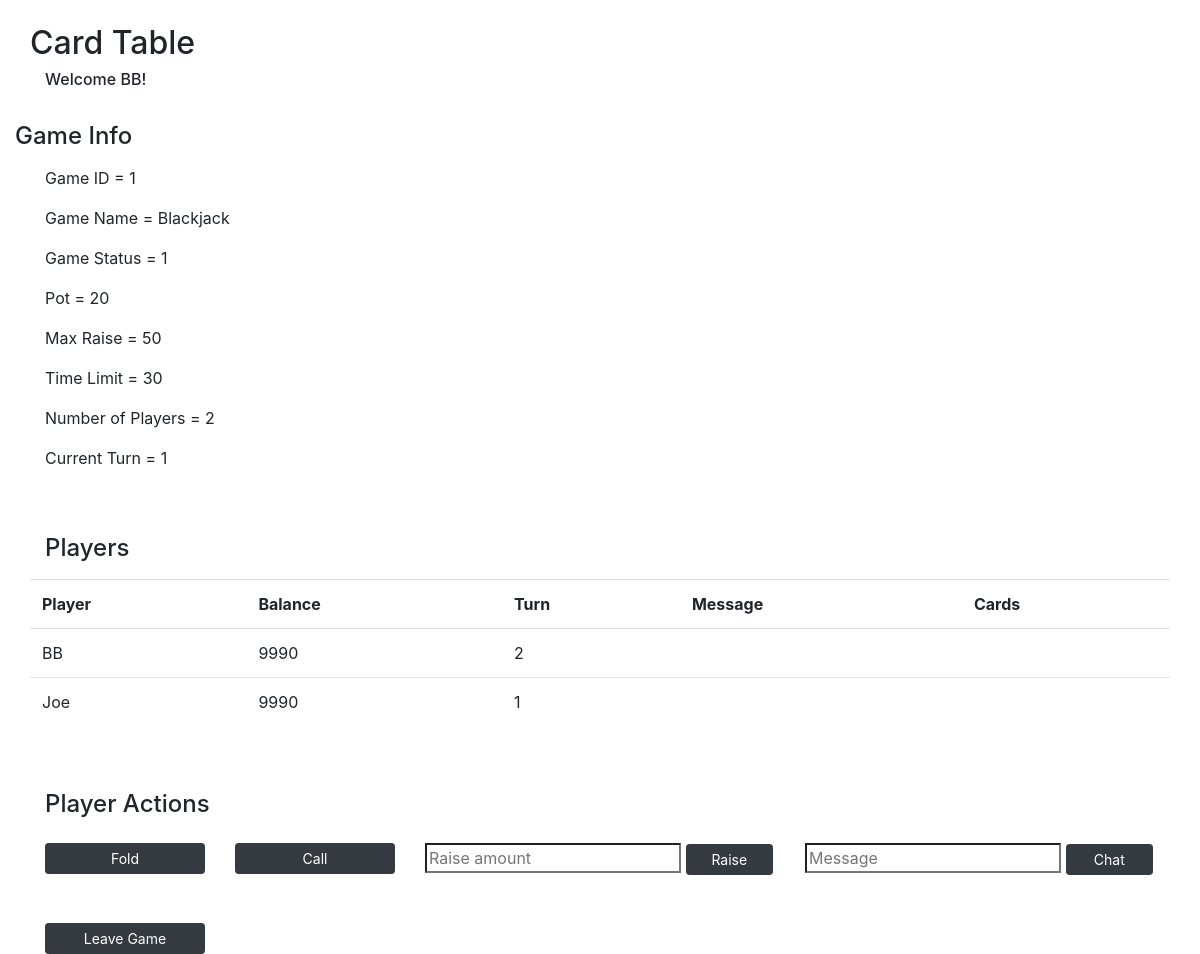
The app's page /card-table (signed in) with its own data.
### models.py (models this page shows)
class User(db.Model):
    __tablename__ = "users"
    id = db.Column(db.Integer, primary_key=True)
    user_name = db.Column(db.String(255))
    email = db.Column(db.String(255))
    password = db.Column(db.String(255))
    balance = db.Column(db.Integer)
    photo = db.Column(db.BLOB)
    wins = db.Column(db.Integer)
    losses = db.Column(db.Integer)
    current_game_id = db.Column(db.Integer, db.ForeignKey("games.id"), nullable=True)  # is null if not currently in a game
    current_game = db.relationship("Game", foreign_keys=[current_game_id], backref="game_users")
    created_at = db.Column(db.DateTime, server_default=func.now())
    updated_at = db.Column(db.DateTime, server_default=func.now(), onupdate=func.now())

class Game(db.Model):
    __tablename__ = "games"
    id = db.Column(db.Integer, primary_key=True)
    game_type_id = db.Column(db.Integer, db.ForeignKey("game_types.id"), nullable=False)
    game_type = db.relationship("GameType", foreign_keys=[game_type_id], backref="gametype_games")
    game_status = db.Column(db.Integer)  # 0: waiting, 1: playing, 2: completed
    pot = db.Column(db.Integer)
    current_turn = db.Column(db.Integer)
    num_players = db.Column(db.Integer)
    created_at = db.Column(db.DateTime, server_default=func.now())
    updated_at = db.Column(db.DateTime, server_default=func.now(), onupdate=func.now())

class GameType(db.Model):
    __tablename__ = "game_types"
    id = db.Column(db.Integer, primary_key=True)
    game_name = db.Column(db.String(255))
    time_limit = db.Column(db.Integer)
    min_players = db.Column(db.Integer)
    max_players = db.Column(db.Integer)
    ante = db.Column(db.Integer)
    max_raise = db.Column(db.Integer)
    created_at = db.Column(db.DateTime, server_default=func.now())
    updated_at = db.Column(db.DateTime, server_default=func.now(), onupdate=func.now())

class Player(db.Model):
    __tablename__ = "players"
    id = db.Column(db.Integer, primary_key=True)
    total_bet = db.Column(db.Integer)
    result = db.Column(db.Integer)  # 0: waiting, 1: playing, 2: win, 3: loss, 4: exited before playing
    turn = db.Column(db.Integer)  # position of player at the table
    game_id = db.Column(db.Integer, db.ForeignKey("games.id"), nullable=False)
    game = db.relationship("Game", foreign_keys=[game_id], backref="game_players")
    player_id = db.Column(db.Integer, db.ForeignKey("users.id"), nullable=False)
    player = db.relationship("User", foreign_keys=[player_id], backref="user_players")
    created_at = db.Column(db.DateTime, server_default=func.now())
    updated_at = db.Column(db.DateTime, server_default=func.now(), onupdate=func.now())

### controller_functions.py (the view)
def card_table():
    if 'user_id' in session:
        user_id = session['user_id']
        user = getUser(user_id)
        if user:
            game_id = getGameIDFromUserID(user_id)
            game = getGame(game_id)
            players = getPlayers(game_id)
            cards = getCards(game_id, user_id)
            messages = []
            for player in players:
                messages.append(getMessages(game_id, player.player_id))
    if game:
        return render_template('card-table.html', user = user, game = game, players = players, cards = cards, messages = messages)
    else:
        return redirect('/lobby')

### utilities.py (called while the page is built)
def getUser(user_id):
    user = User.query.get(user_id)
    return user

def getGameIDFromUserID(user_id):
    game = Player.query.filter_by(player_id=user_id).first()
    if game:
        return game.game_id
    else:
        return False

def getGame(game_id):
    game = Game.query.get(game_id)
    return game

def getPlayers(game_id):
    players = Player.query.filter_by(game_id=game_id)
    return players

def getCards(game_id, player_id):
    cards = Card.query.filter_by(game_id=game_id, player_id=player_id)
    return cards

def getMessages(game_id, player_id):
    result = Message.query.filter_by(game_id=game_id, user_id=player_id).order_by(Message.created_at.desc()).first()
    if result:
        return result.message
    else:
        return False

### templates/card-table.html (shortened to what this page needs)
<!DOCTYPE html>
<html lang="en">
<head>
    <link href="https://stackpath.bootstrapcdn.com/bootstrap/4.4.1/css/bootstrap.min.css" rel="stylesheet">
</head>
<body>
    <div class="container bg-white">
        <h2 class="row pt-4">Card Table</h2>
        <h6>Welcome {{user.user_name}}!</h6>
        <div class="row pt-4">
            <h4 class="row pb-2">Game Info</h4>
            <p class="col-12">Game ID = {{game.id}}</p>
            <p class="col-12">Game Name = {{game.game_type.game_name}}</p>
            <p class="col-12">Game Status = {{game.game_status}}</p>
            <p class="col-12">Pot = {{game.pot}}</p>
            <p class="col-12">Max Raise = {{game.game_type.max_raise}}</p>
            <p class="col-12">Time Limit = {{game.game_type.time_limit}}</h6>
            <p class="col-12">Number of Players = {{game.num_players}}</h6>
            <p class="col-12">Current Turn = {{game.current_turn}}</h6>
        </div>
        <div class="row pt-5">
            <h4 class="col-12 pb-2">Players</h4>
            <table class="table table-fixed text-left table-hover">
                <tbody>
                    <tr scope='row'>
                        <th>Player</th>
                        <th>Balance</th>
                        <th>Turn</th>
                        <th>Message</th>
                        <th>Cards</th>
                    </tr>
                    {% for player in players %}
                        <tr scope='row'>
                            <td>{{player.player.user_name}}</td>
                            <td>{{player.player.balance}}</td>
                            <td>{{player.turn}}</td>
                            <td></td>
                            <td>
                            </td>
                        </tr>
                    {% endfor %}
                </tbody>
            </table>
        </div>
        <div class="row pt-5">
            <h4 class="col-12 pb-3">Player Actions</h4>
            <div class="col-2">
                <a href="/card-table/fold/{{game.id}}" class="btn btn-dark btn-sm btn-block">Fold</a>
            </div>
            <div class="col-2">
                <a href="/card-table/call/{{game.id}}" class="btn btn-dark btn-sm btn-block">Call</a>
            </div>
            <form class="col-4" action="/card-table/raise" method="post">
                <input type="text" name="raise_amount" placeholder="Raise amount" class="rounded-0">
                <button type="submit" class="col-3 btn btn-dark btn-sm">Raise</button>
            </form>
            <form class="col-4" action="/card-table/message" method="post">
                <input type="text" name="message" placeholder="Message" class="rounded-0">
                <button type="submit" class="col-3 btn btn-dark btn-sm">Chat</button>
            </form>
            <div class="col-2 pt-5">
                <a href="/card-table/leave/{{game.id}}" class="btn btn-dark btn-sm btn-block">Leave Game</a>
            </div>
        </div>
    </div>
</body>
</html>

### records on screen
User: user_name "BB"
Game: id "1", game_status "1", pot "20", num_players "2", current_turn "1"
GameType: game_type.game_name "Blackjack", game_type.max_raise "50", game_type.time_limit "30"
Player: player.user_name "BB", player.balance "9990", turn "2"
Player: player.user_name "Joe", player.balance "9990", turn "1"
